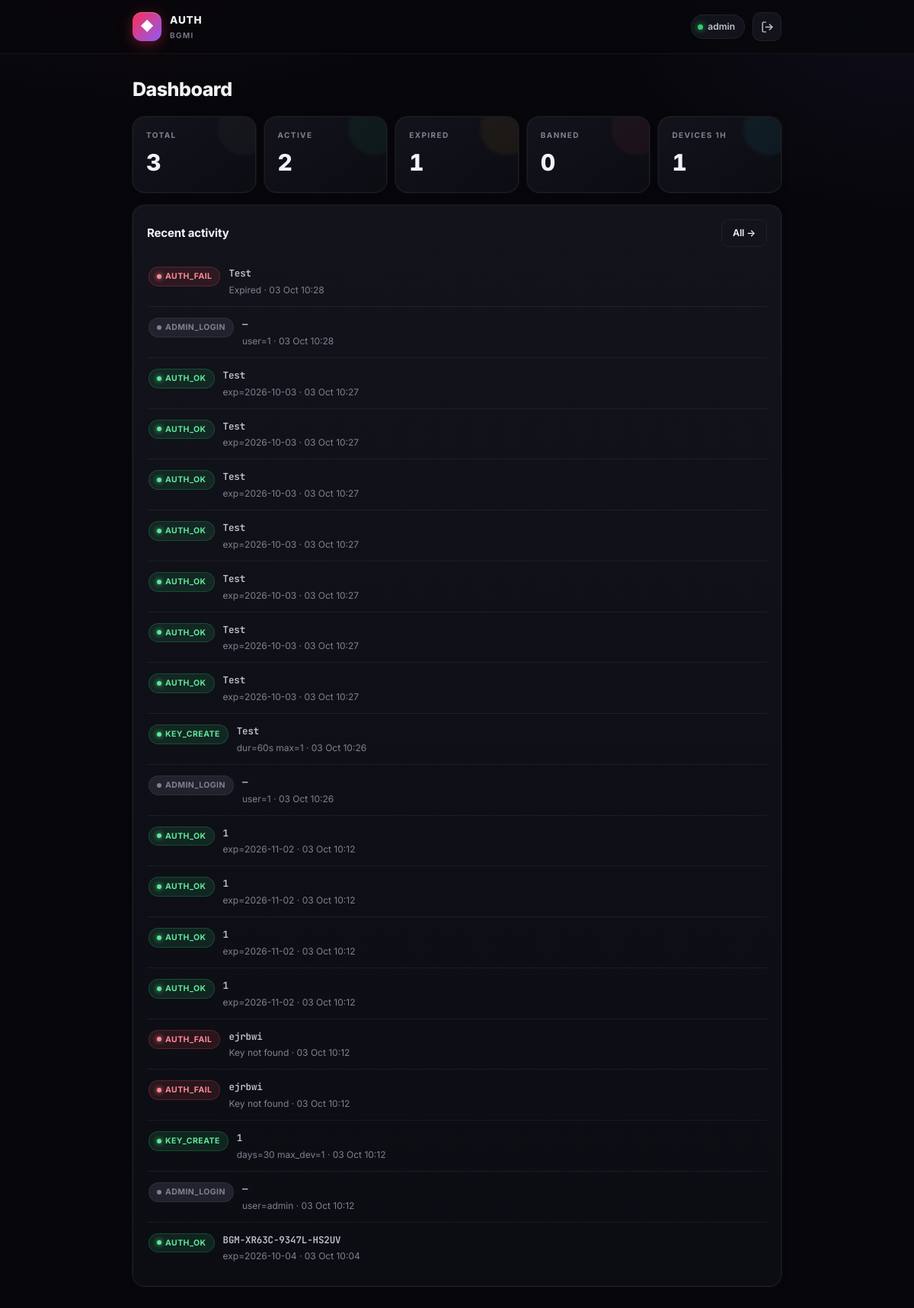
The page / (signed in) on the database its author committed.
### tables this page shows
CREATE TABLE logs (
            id INTEGER PRIMARY KEY AUTOINCREMENT,
            ts INTEGER NOT NULL,
            key_text TEXT DEFAULT '',
            hwid TEXT DEFAULT '',
            ip TEXT DEFAULT '',
            action TEXT NOT NULL,
            message TEXT DEFAULT ''
        );

### app.py (the view)
@app.route("/")
@login_required
def dashboard():
    db = get_db()
    now = int(time.time())
    total   = db.execute("SELECT COUNT(*) c FROM license_keys").fetchone()["c"]
    active  = db.execute("SELECT COUNT(*) c FROM license_keys WHERE banned=0 AND expires_at>?", (now,)).fetchone()["c"]
    expired = db.execute("SELECT COUNT(*) c FROM license_keys WHERE banned=0 AND expires_at<=?", (now,)).fetchone()["c"]
    banned  = db.execute("SELECT COUNT(*) c FROM license_keys WHERE banned=1").fetchone()["c"]
    devices = db.execute("SELECT COUNT(DISTINCT hwid) c FROM activations WHERE last_seen>?", (now - 3600,)).fetchone()["c"]
    recent  = db.execute("SELECT * FROM logs ORDER BY ts DESC LIMIT 20").fetchall()
    stats = {"total": total, "active": active, "expired": expired,
             "banned": banned, "devices": devices}
    return render_template("dashboard.html", stats=stats, recent=recent, fmt_ts=fmt_ts)

### app.py (called while the page is built)
def get_db():
    if "db" not in g:
        g.db = sqlite3.connect(DB_PATH)
        g.db.row_factory = sqlite3.Row
        g.db.execute("PRAGMA foreign_keys = ON")
    return g.db

def login_required(f):
    @wraps(f)
    def wrapper(*a, **kw):
        if not session.get("admin"):
            return redirect(url_for("login"))
        return f(*a, **kw)
    return wrapper

def fmt_ts(ts):
    if not ts: return "—"
    return datetime.fromtimestamp(ts).strftime("%d %b %H:%M")

@app.context_processor
def inject_globals():
    return {"GAME_NAME": GAME_NAME, "human_left": human_left}

@app.before_request
def _ensure_db():
    init_db()

### Templates/dashboard.html (shortened to what this page needs)
{% extends "base.html" %}
{% block content %}
<h1 class="page-title">Dashboard</h1>
<div class="stat-grid">
  <div class="stat-card">
    <div class="stat-label">TOTAL</div>
    <div class="stat-value">{{ stats.total }}</div>
  </div>
  <div class="stat-card stat-active">
    <div class="stat-label">ACTIVE</div>
    <div class="stat-value">{{ stats.active }}</div>
  </div>
  <div class="stat-card stat-expired">
    <div class="stat-label">EXPIRED</div>
    <div class="stat-value">{{ stats.expired }}</div>
  </div>
  <div class="stat-card stat-banned">
    <div class="stat-label">BANNED</div>
    <div class="stat-value">{{ stats.banned }}</div>
  </div>
  <div class="stat-card stat-devices">
    <div class="stat-label">DEVICES 1H</div>
    <div class="stat-value">{{ stats.devices }}</div>
  </div>
</div>
<div class="card">
  <div class="card-head">
    <h2>Recent activity</h2>
    <a class="btn btn-ghost btn-sm" href="{{ url_for('logs_view') }}">All →</a>
  </div>
  <div class="log-list">
    {% for r in recent %}
    <div class="log-item">
      <span class="pill pill-{{ 'ok' if 'ok' in r['action'] or 'create' in r['action'] else ('danger' if 'fail' in r['action'] or 'ban' in r['action'] else 'muted') }}">{{ r['action'] }}</span>
      <div class="log-body">
        <div class="log-key mono">{{ r['key_text'] or '—' }}</div>
        <div class="log-meta">{{ r['message'] or '' }} · {{ fmt_ts(r['ts']) }}</div>
      </div>
    </div>
    {% else %}
    <div class="empty">No activity yet</div>
    {% endfor %}
  </div>
</div>
{% endblock %}

### Templates/base.html (shortened to what this page needs)
<!doctype html>
<html lang="en">
<head>
<link rel="stylesheet" href="{{ url_for('static', filename='style.css') }}">
</head>
<body>
<header class="topbar">
  <div class="topbar-inner">
    <div class="brand">
      <div class="brand-mark">◆</div>
      <div class="brand-txt">
        <div class="brand-name">AUTH</div>
        <div class="brand-sub">{{ GAME_NAME|upper }}</div>
      </div>
    </div>
    <div class="topbar-right">
      <span class="admin-chip">{{ session.get('admin','1') }}</span>
      <a class="icon-btn" href="{{ url_for('logout') }}" title="Logout">
        <svg viewBox="0 0 24 24" fill="none" stroke="currentColor" stroke-width="2" stroke-linecap="round" stroke-linejoin="round"><path d="M9 21H5a2 2 0 0 1-2-2V5a2 2 0 0 1 2-2h4"/><polyline points="16 17 21 12 16 7"/><line x1="21" y1="12" x2="9" y2="12"/></svg>
      </a>
    </div>
  </div>
</header>
<main class="main">
  {% block content %}{% endblock %}
</main>
</body>
</html>

### rows shown on the page
logs: action "AUTH_FAIL", key_text "Test", message "Expired", ts "03 Oct 10:28"
logs: action "ADMIN_LOGIN", key_text "—", message "user=1", ts "03 Oct 10:28"
logs: action "AUTH_OK", key_text "Test", message "exp=2026-10-03", ts "03 Oct 10:27"
logs: action "AUTH_OK", key_text "Test", message "exp=2026-10-03", ts "03 Oct 10:27"
logs: action "AUTH_OK", key_text "Test", message "exp=2026-10-03", ts "03 Oct 10:27"
logs: action "AUTH_OK", key_text "Test", message "exp=2026-10-03", ts "03 Oct 10:27"
logs: action "AUTH_OK", key_text "Test", message "exp=2026-10-03", ts "03 Oct 10:27"
logs: action "AUTH_OK", key_text "Test", message "exp=2026-10-03", ts "03 Oct 10:27"
logs: action "AUTH_OK", key_text "Test", message "exp=2026-10-03", ts "03 Oct 10:27"
logs: action "KEY_CREATE", key_text "Test", message "dur=60s max=1", ts "03 Oct 10:26"
logs: action "ADMIN_LOGIN", key_text "—", message "user=1", ts "03 Oct 10:26"
logs: action "AUTH_OK", key_text "1", message "exp=2026-11-02", ts "03 Oct 10:12"
logs: action "AUTH_OK", key_text "1", message "exp=2026-11-02", ts "03 Oct 10:12"
logs: action "AUTH_OK", key_text "1", message "exp=2026-11-02", ts "03 Oct 10:12"
logs: action "AUTH_OK", key_text "1", message "exp=2026-11-02", ts "03 Oct 10:12"
logs: action "AUTH_FAIL", key_text "ejrbwi", message "Key not found", ts "03 Oct 10:12"
logs: action "AUTH_FAIL", key_text "ejrbwi", message "Key not found", ts "03 Oct 10:12"
logs: action "KEY_CREATE", key_text "1", message "days=30 max_dev=1", ts "03 Oct 10:12"
logs: action "ADMIN_LOGIN", key_text "—", message "user=admin", ts "03 Oct 10:12"
logs: action "AUTH_OK", key_text "BGM-XR63C-9347L-HS2UV", message "exp=2026-10-04", ts "03 Oct 10:04"

### other values the page prints
{{ GAME_NAME|upper }} "BGMI"
{{ session.get('admin','1') }} "admin"
{{ stats.total }} "3"
{{ stats.active }} "2"
{{ stats.expired }} "1"
{{ stats.banned }} "0"
{{ stats.devices }} "1"
